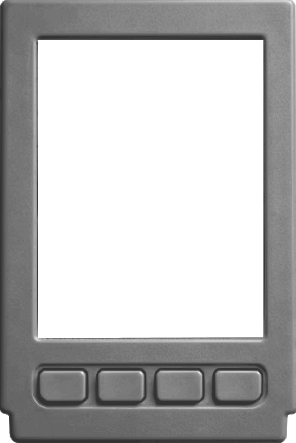
#> input picture art/organiser-case-1x.png, 296 x 443 px; its folder holds 4 pictures in this run
$ python build_organiser_case.py
#> lines starting #> are read from the running program, lines starting #| are printed output that depends on the picture
#!/usr/bin/env python3
"""Turn the owner's drawing of the case into the mod's art and geometry.

    tools/build_organiser_case.py

The source of truth is art/organiser-case.svg, exported by the owner to
art/organiser-case-1x.png .. -4x.png at 96/192/288/384 DPI. This writes the
mod's art and the geometry that puts the hit boxes on it.

It used to upscale ONE 305x444 png with Lanczos, so every size above 1x was a
blurry enlargement of a small bitmap and the vector art was never used at all
(owner, 2026-09-13: "the idea of the svg was to use it as to build the PDA
resizable"). Now each size is its own render, crisp at every step.

Everything is measured out of the drawing, in the drawing's own pixels. The
screen opening is a hole, and a hole is unambiguous. The keys ARE now found
automatically too - an earlier attempt read the shading between them as an
edge, which is why they were hand-measured, but hand-measured numbers silently
stopped matching the moment the owner redrew the case: they still described a
305-wide shell when the new one is 296 wide, putting every hit box several
pixels out and the power tab off the edge of the picture entirely. Blobs of
raised, lighter moulding are found by connected component rather than by
thresholding a column profile, which is what defeated the first attempt.
"""
from PIL import Image
from collections import deque
import os

HERE = os.path.dirname(os.path.abspath(__file__))
REPO = os.path.dirname(HERE)
def src(scale):
    return os.path.join(REPO, "art/organiser-case-%dx.png" % scale)
OUT = os.path.join(REPO, "mod/common/media/ui/CFOrg")
LUA = os.path.join(REPO, "mod/common/media/lua/shared/ConspiracyFiles/Generated/OrganiserCase.lua")
SCALES = (1, 2, 3, 4)

# Left to right, which is the order the drawing puts them in and the order the
# owner named them (2026-09-13): the menu, the two that move, and back.
KEY_IDS = ["MODE", "PREV", "NEXT", "INDEX"]

# No power tab, and no power light. The owner's redrawn case has neither
# (2026-09-13: "no power button. we change the button mapping. menu turns the
# device on again"), so MENU wakes it and idling switches it off. A control
# drawn on a case that does not have one is a lie about the object.

def screen_hole(img):
    """The screen is the transparent region that the outside cannot reach."""
    w, h = img.size
    px = img.load()
    clear = lambda x, y: px[x, y][3] < 60
    seen = [[False] * w for _ in range(h)]
    q = deque()
    for x in range(w):
        for y in (0, h - 1):
            if clear(x, y) and not seen[y][x]:
                seen[y][x] = True; q.append((x, y))
    for y in range(h):
        for x in (0, w - 1):
            if clear(x, y) and not seen[y][x]:
                seen[y][x] = True; q.append((x, y))
    while q:
        x, y = q.popleft()
        for dx, dy in ((1, 0), (-1, 0), (0, 1), (0, -1)):
            nx, ny = x + dx, y + dy
            if 0 <= nx < w and 0 <= ny < h and clear(nx, ny) and not seen[ny][nx]:
                seen[ny][nx] = True; q.append((nx, ny))
    # Rows of the hole, then the longest run of FULL-WIDTH rows. A drawing has
    # specks - a few stray transparent pixels near the keys - and taking the
    # bounding box of everything stretched the glass down over the bezel
    # (owner, 2026-09-12: "the glas goes to far down").
    rows = {}
    for y in range(h):
        xs = [x for x in range(w) if clear(x, y) and not seen[y][x]]
        if xs:
            rows[y] = (min(xs), max(xs), len(xs))
    if not rows:
        raise SystemExit("no screen opening found in the drawing")
    widest = max(r[2] for r in rows.values())
    best = run = None
    for y in sorted(rows):
        if rows[y][2] >= widest * 0.98:
            run = run or [y, y]
            run[1] = y
        elif run:
            if not best or run[1] - run[0] > best[1] - best[0]:
                best = run
            run = None
    if run and (not best or run[1] - run[0] > best[1] - best[0]):
        best = run
    top, bottom = best
    x0 = min(rows[y][0] for y in range(top, bottom + 1))
    x1 = max(rows[y][1] for y in range(top, bottom + 1))
    return x0, top, x1 - x0 + 1, bottom - top + 1

def keys(img):
    """The keys, measured out of the drawing.

    A key is a raised pad, so it is lighter than the recess around it: in the
    lower part of the case they are the bright blobs. Found as connected
    components rather than by thresholding a column profile, because the
    shading BETWEEN two keys also clears a column threshold - which is what
    made the first attempt at this give up and hand-measure instead.
    """
    px = img.load()
    W, H = img.size
    y0 = int(H * 0.72)                     # below the screen, whatever its size
    lit = []
    for y in range(y0, H):
        for x in range(W):
            p = px[x, y]
            if p[3] > 128:
                lit.append((p[0] + p[1] + p[2]) / 3.0)
    if not lit:
        return []
    lo, hi = min(lit), max(lit)
    thr = lo + (hi - lo) * 0.55
    def bright(x, y):
        p = px[x, y]
        return p[3] > 128 and (p[0] + p[1] + p[2]) / 3.0 > thr
    seen = [[False] * (H - y0) for _ in range(W)]
    found = []
    for sy in range(y0, H):
        for sx in range(W):
            if seen[sx][sy - y0] or not bright(sx, sy):
                continue
            q = deque([(sx, sy)])
            seen[sx][sy - y0] = True
            minx = maxx = sx
            miny = maxy = sy
            area = 0
            while q:
                x, y = q.popleft()
                area += 1
                minx, maxx = min(minx, x), max(maxx, x)
                miny, maxy = min(miny, y), max(maxy, y)
                for nx, ny in ((x + 1, y), (x - 1, y), (x, y + 1), (x, y - 1)):
                    if 0 <= nx < W and y0 <= ny < H and not seen[nx][ny - y0] and bright(nx, ny):
                        seen[nx][ny - y0] = True
                        q.append((nx, ny))
            found.append((minx, miny, maxx - minx + 1, maxy - miny + 1, area))
    # The case shoulder is bright too, but it runs off the edge of the picture.
    found = [f for f in found if f[0] > 0 and f[0] + f[2] < W and f[4] >= W * H * 0.0008]
    if not found:
        return []
    widths = sorted(f[2] for f in found)
    med = widths[len(widths) // 2]
    found = [f for f in found if abs(f[2] - med) <= med * 0.4]
    found.sort(key=lambda f: f[0])
    # They are one row of identical mouldings, so a key that reads a few pixels
    # short because of a gradient takes the row's height rather than its own.
    if found:
        ys = sorted(f[1] for f in found)
        hs = sorted(f[3] for f in found)
        y = ys[len(ys) // 2]
        h = hs[len(hs) // 2]
        found = [(f[0], y, f[2], h) for f in found]
    return found

def main():
    missing = [s for s in SCALES if not os.path.exists(src(s))]
    if missing:
        raise SystemExit("missing art: " + ", ".join(os.path.basename(src(s)) for s in missing))
    base = Image.open(src(1)).convert("RGBA")
#> base is the input picture: PIL image 296x443 RGBA; mean R, G, B, A 188.1, 188.1, 188.1, 123.7
    W, H = base.size
#> W = 296; H = 443
    gx, gy, gw, gh = screen_hole(base)
#> gx = 38; gy = 40; gw = 225; gh = 297
    found = keys(base)
#> after the loop in keys, `for y in range(y0, H):`: lit = 32067 items
#> in keys, `lo, hi = min(lit), max(lit)`: lo = 51; hi = 218
#> in keys, `thr = lo + (hi - lo) * 0.55`: thr = 142.9
#> the loop in keys, `for sy in range(y0, H):` made 125 passes
    if len(found) != len(KEY_IDS):
        raise SystemExit("found %d keys in the drawing, expected %d - the art "
                         "changed shape; look at it before trusting this"
                         % (len(found), len(KEY_IDS)))
    os.makedirs(OUT, exist_ok=True)

    for scale in SCALES:
        art = Image.open(src(scale)).convert("RGBA")
        # Each size is the owner's own render, not an upscale of the small one.
        # It is drawn into a box of exactly w*scale x h*scale, so a pixel of
        # rounding in the export cannot move the glass.
        want = (W * scale, H * scale)
        if art.size != want:
            art = art.resize(want, Image.LANCZOS)
        # The glass is a hole, so fill it: the shell must not be see-through.
        sx, sy, sw, sh = gx * scale, gy * scale, gw * scale, gh * scale
        Image.Image.paste(art, Image.new("RGBA", (sw, sh), (168, 178, 150, 255)), (sx, sy))
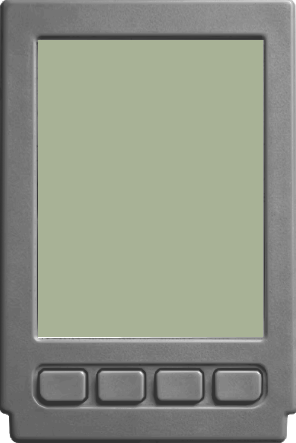
#> art: PIL image 296x443 RGBA; mean R, G, B, A 143.8, 148.9, 134.6, 253.7; transparent parts drawn white
        art.save(os.path.join(OUT, "case_%dx.png" % scale))
        # A pressed key: the same shape, darkened, drawn over the art.
        kw, kh = found[0][2] * scale, found[0][3] * scale
        Image.new("RGBA", (kw, kh), (26, 26, 28, 150)).save(
            os.path.join(OUT, "press_%dx.png" % scale))
#> pass 2 of the loop in main, `for scale in SCALES:`:
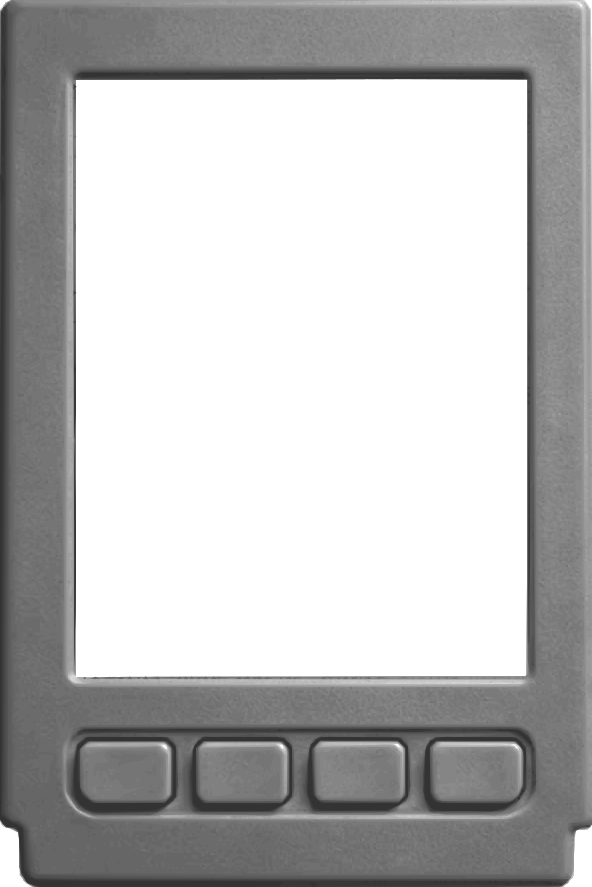
#> input picture art/organiser-case-2x.png, 592 x 887 px
#> in main, art is the input picture: PIL image 592x887 RGBA; mean R, G, B, A 188.5, 188.5, 188.5, 123.2
#> in main, `Image.Image.paste(art, Image.new("RGBA", (sw, sh), (168, 178, 150, 255..`:
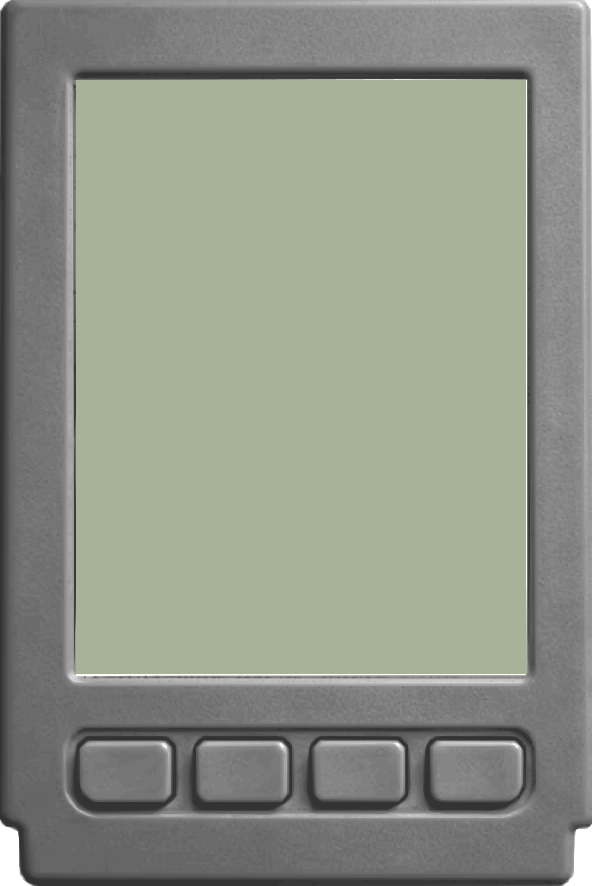
#> art: PIL image 592x886 RGBA; mean R, G, B, A 142.6, 147.7, 133.4, 253.2; transparent parts drawn white
#> pass 3 of the loop in main, `for scale in SCALES:`:
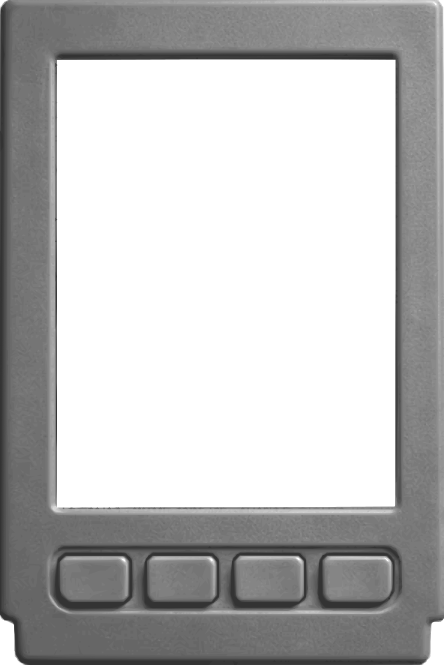
#> input picture art/organiser-case-3x.png, 888 x 1330 px (shown at 1/2 size)
#> in main, art is the input picture: PIL image 888x1330 RGBA; mean R, G, B, A 188.7, 188.7, 188.7, 123.1
#> in main, `Image.Image.paste(art, Image.new("RGBA", (sw, sh), (168, 178, 150, 255..`:
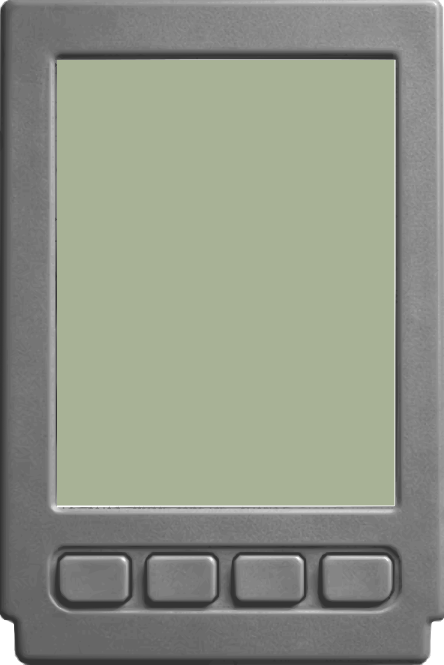
#> art: PIL image 888x1329 RGBA (shown at 1/2 size); mean R, G, B, A 142.6, 147.7, 133.4, 253.1; transparent parts drawn white
#> the loop made 4 passes; the first 3 are shown

    with open(LUA, "w") as f:
        f.write("-- GENERATED by tools/build_organiser_case.py from art/organiser-case-*.png.\n")
        f.write("-- Do not edit by hand; redraw the art and run the tool.\n--\n")
        f.write("-- The owner's own drawing of the machine, exported from\n")
        f.write("-- art/organiser-case.svg at 96/192/288/384 DPI (2026-09-13). The screen\n")
        f.write("-- opening and the keys are both FOUND in the picture, so redrawing the\n")
        f.write("-- case moves the hit boxes with it instead of leaving them behind.\n")
        f.write("--\n-- No power tab: MENU wakes the machine and idling switches it off.\n")
        f.write("local M={w=%d,h=%d,scales={%s}}\n" % (W, H, ",".join(str(s) for s in SCALES)))
        f.write("M.glass={x=%d,y=%d,w=%d,h=%d}\n" % (gx, gy, gw, gh))
        f.write("M.buttons={\n")
        for name, (x, y, w, h) in zip(KEY_IDS, found):
            f.write(' {id="%s",x=%d,y=%d,w=%d,h=%d,round=true},\n' % (name, x, y, w, h))
#> this loop made 4 passes
#> (name, x, w) on passes 1 to 4: ('MODE', 43, 42), ('PREV', 100, 44), ('NEXT', 159, 43), ('INDEX', 217, 44)
        f.write("}\n")
        f.write("return M\n")
    print("case %dx%d, glass %d,%d %dx%d, keys: %s"
          % (W, H, gx, gy, gw, gh,
             " ".join("%s@%d,%d %dx%d" % (n, k[0], k[1], k[2], k[3])
                      for n, k in zip(KEY_IDS, found))))
#| case 296x443, glass 38,40 225x297, keys: MODE@43,371 42x26 PREV@100,371 44x26 NEXT@159,371 43x26 INDEX@217,371 44x26

if __name__ == "__main__":
    main()
